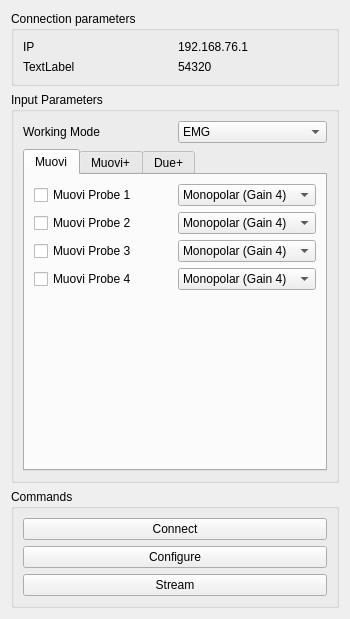
<?xml version="1.0" encoding="UTF-8"?>
<ui version="4.0">
 <class>SyncStationForm</class>
 <widget class="QWidget" name="SyncStationForm">
  <property name="geometry">
   <rect>
    <x>0</x>
    <y>0</y>
    <width>350</width>
    <height>608</height>
   </rect>
  </property>
  <property name="windowTitle">
   <string>SyncStationForm</string>
  </property>
  <layout class="QGridLayout" name="gridLayout">
   <item row="1" column="0">
    <widget class="QGroupBox" name="inputGroupBox">
     <property name="title">
      <string>Input Parameters</string>
     </property>
     <layout class="QGridLayout" name="gridLayout_3">
      <item row="0" column="1">
       <widget class="QComboBox" name="inputWorkingModeComboBox">
        <property name="currentIndex">
         <number>1</number>
        </property>
        <item>
         <property name="text">
          <string>EEG</string>
         </property>
        </item>
        <item>
         <property name="text">
          <string>EMG</string>
         </property>
        </item>
       </widget>
      </item>
      <item row="0" column="0">
       <widget class="QLabel" name="label_5">
        <property name="text">
         <string>Working Mode</string>
        </property>
       </widget>
      </item>
      <item row="1" column="0" colspan="2">
       <widget class="QTabWidget" name="probesTabWidget">
        <property name="currentIndex">
         <number>0</number>
        </property>
        <widget class="QWidget" name="muoviWidget">
         <attribute name="title">
          <string>Muovi</string>
         </attribute>
         <layout class="QGridLayout" name="gridLayout_5">
          <item row="0" column="0">
           <widget class="QCheckBox" name="muoviProbeOneEnableCheckBox">
            <property name="text">
             <string>Muovi Probe 1</string>
            </property>
           </widget>
          </item>
          <item row="0" column="1">
           <widget class="QComboBox" name="muoviProbeOneDetectionModeComboBox">
            <property name="currentIndex">
             <number>1</number>
            </property>
            <item>
             <property name="text">
              <string>Monopolar (Gain 8)</string>
             </property>
            </item>
            <item>
             <property name="text">
              <string>Monopolar (Gain 4)</string>
             </property>
            </item>
            <item>
             <property name="text">
              <string>Impedance Check</string>
             </property>
            </item>
            <item>
             <property name="text">
              <string>Test</string>
             </property>
            </item>
           </widget>
          </item>
          <item row="1" column="0">
           <widget class="QCheckBox" name="muoviProbeTwoEnableCheckBox">
            <property name="text">
             <string>Muovi Probe 2</string>
            </property>
           </widget>
          </item>
          <item row="1" column="1">
           <widget class="QComboBox" name="muoviProbeTwoDetectionModeComboBox">
            <property name="currentIndex">
             <number>1</number>
            </property>
            <item>
             <property name="text">
              <string>Monopolar (Gain 8)</string>
             </property>
            </item>
            <item>
             <property name="text">
              <string>Monopolar (Gain 4)</string>
             </property>
            </item>
            <item>
             <property name="text">
              <string>Impedance Check</string>
             </property>
            </item>
            <item>
             <property name="text">
              <string>Test</string>
             </property>
            </item>
           </widget>
          </item>
          <item row="2" column="0">
           <widget class="QCheckBox" name="muoviProbeThreeEnableCheckBox">
            <property name="text">
             <string>Muovi Probe 3</string>
            </property>
           </widget>
          </item>
          <item row="2" column="1">
           <widget class="QComboBox" name="muoviProbeThreeDetectionModeComboBox">
            <property name="currentIndex">
             <number>1</number>
            </property>
            <item>
             <property name="text">
              <string>Monopolar (Gain 8)</string>
             </property>
            </item>
            <item>
             <property name="text">
              <string>Monopolar (Gain 4)</string>
             </property>
            </item>
            <item>
             <property name="text">
              <string>Impedance Check</string>
             </property>
            </item>
            <item>
             <property name="text">
              <string>Test</string>
             </property>
            </item>
           </widget>
          </item>
          <item row="3" column="0">
           <widget class="QCheckBox" name="muoviProbeFourEnableCheckBox">
            <property name="text">
             <string>Muovi Probe 4</string>
            </property>
           </widget>
          </item>
          <item row="3" column="1">
           <widget class="QComboBox" name="muoviProbeFourDetectionModeComboBox">
            <property name="currentIndex">
             <number>1</number>
            </property>
            <item>
             <property name="text">
              <string>Monopolar (Gain 8)</string>
             </property>
            </item>
            <item>
             <property name="text">
              <string>Monopolar (Gain 4)</string>
             </property>
            </item>
            <item>
             <property name="text">
              <string>Impedance Check</string>
             </property>
            </item>
            <item>
             <property name="text">
              <string>Test</string>
             </property>
            </item>
           </widget>
          </item>
          <item row="4" column="0">
           <spacer name="verticalSpacer_2">
            <property name="orientation">
             <enum>Qt::Orientation::Vertical</enum>
            </property>
            <property name="sizeHint" stdset="0">
             <size>
              <width>20</width>
              <height>154</height>
             </size>
            </property>
           </spacer>
          </item>
         </layout>
        </widget>
        <widget class="QWidget" name="muoviPlusWidget">
         <attribute name="title">
          <string>Muovi+</string>
         </attribute>
         <layout class="QGridLayout" name="gridLayout_4">
          <item row="0" column="0">
           <widget class="QCheckBox" name="muoviPlusProbeOneEnableCheckBox">
            <property name="text">
             <string>Muovi+ Probe 1</string>
            </property>
           </widget>
          </item>
          <item row="0" column="1">
           <widget class="QComboBox" name="muoviPlusProbeOneDetectionModeComboBox">
            <property name="currentIndex">
             <number>1</number>
            </property>
            <item>
             <property name="text">
              <string>Monopolar (Gain 8)</string>
             </property>
            </item>
            <item>
             <property name="text">
              <string>Monopolar (Gain 4)</string>
             </property>
            </item>
            <item>
             <property name="text">
              <string>Impedance Check</string>
             </property>
            </item>
            <item>
             <property name="text">
              <string>Test</string>
             </property>
            </item>
           </widget>
          </item>
          <item row="1" column="0">
           <widget class="QCheckBox" name="muoviPlusProbeTwoEnableCheckBox">
            <property name="text">
             <string>Muovi+ Probe 2</string>
            </property>
           </widget>
          </item>
          <item row="1" column="1">
           <widget class="QComboBox" name="muoviPlusProbeTwoDetectionModeComboBox">
            <property name="currentIndex">
             <number>1</number>
            </property>
            <item>
             <property name="text">
              <string>Monopolar (Gain 8)</string>
             </property>
            </item>
            <item>
             <property name="text">
              <string>Monopolar (Gain 4)</string>
             </property>
            </item>
            <item>
             <property name="text">
              <string>Impedance Check</string>
             </property>
            </item>
            <item>
             <property name="text">
              <string>Test</string>
             </property>
            </item>
           </widget>
          </item>
          <item row="2" column="0">
           <spacer name="verticalSpacer">
            <property name="orientation">
             <enum>Qt::Orientation::Vertical</enum>
            </property>
            <property name="sizeHint" stdset="0">
             <size>
              <width>20</width>
              <height>40</height>
             </size>
            </property>
           </spacer>
          </item>
         </layout>
        </widget>
        <widget class="QWidget" name="duePlusWidget">
         <attribute name="title">
          <string>Due+</string>
         </attribute>
         <layout class="QGridLayout" name="gridLayout_16">
          <item row="9" column="0">
           <widget class="QCheckBox" name="duePlusProbeNineEnableCheckBox">
            <property name="text">
             <string>Due+ Probe 9</string>
            </property>
           </widget>
          </item>
          <item row="10" column="0">
           <widget class="QCheckBox" name="duePlusProbeTenEnableCheckBox">
            <property name="text">
             <string>Due+ Probe 10</string>
            </property>
           </widget>
          </item>
          <item row="6" column="2">
           <widget class="QComboBox" name="duePlusProbeSixDetectionModeComboBox">
            <property name="currentIndex">
             <number>1</number>
            </property>
            <item>
             <property name="text">
              <string>Monopolar (Gain 8)</string>
             </property>
            </item>
            <item>
             <property name="text">
              <string>Monopolar (Gain 4)</string>
             </property>
            </item>
            <item>
             <property name="text">
              <string>Impedance Check</string>
             </property>
            </item>
            <item>
             <property name="text">
              <string>Test</string>
             </property>
            </item>
           </widget>
          </item>
          <item row="10" column="2">
           <widget class="QComboBox" name="duePlusProbeTenDetectionModeComboBox">
            <property name="currentIndex">
             <number>1</number>
            </property>
            <item>
             <property name="text">
              <string>Monopolar (Gain 8)</string>
             </property>
            </item>
            <item>
             <property name="text">
              <string>Monopolar (Gain 4)</string>
             </property>
            </item>
            <item>
             <property name="text">
              <string>Impedance Check</string>
             </property>
            </item>
            <item>
             <property name="text">
              <string>Test</string>
             </property>
            </item>
           </widget>
          </item>
          <item row="9" column="2">
           <widget class="QComboBox" name="duePlusProbeNineDetectionModeComboBox">
            <property name="currentIndex">
             <number>1</number>
            </property>
            <item>
             <property name="text">
              <string>Monopolar (Gain 8)</string>
             </property>
            </item>
            <item>
             <property name="text">
              <string>Monopolar (Gain 4)</string>
             </property>
            </item>
            <item>
             <property name="text">
              <string>Impedance Check</string>
             </property>
            </item>
            <item>
             <property name="text">
              <string>Test</string>
             </property>
            </item>
           </widget>
          </item>
          <item row="4" column="2">
           <widget class="QComboBox" name="duePlusProbeFourDetectionModeComboBox">
            <property name="currentIndex">
             <number>1</number>
            </property>
            <item>
             <property name="text">
              <string>Monopolar (Gain 8)</string>
             </property>
            </item>
            <item>
             <property name="text">
              <string>Monopolar (Gain 4)</string>
             </property>
            </item>
            <item>
             <property name="text">
              <string>Impedance Check</string>
             </property>
            </item>
            <item>
             <property name="text">
              <string>Test</string>
             </property>
            </item>
           </widget>
          </item>
          <item row="3" column="0">
           <widget class="QCheckBox" name="duePlusProbeThreeEnableCheckBox">
            <property name="text">
             <string>Due+ Probe 3</string>
            </property>
           </widget>
          </item>
          <item row="6" column="0">
           <widget class="QCheckBox" name="duePlusProbeSixEnableCheckBox">
            <property name="text">
             <string>Due+ Probe 6</string>
            </property>
           </widget>
          </item>
          <item row="8" column="0">
           <widget class="QCheckBox" name="duePlusProbeEightEnableCheckBox">
            <property name="text">
             <string>Due+ Probe 8</string>
            </property>
           </widget>
          </item>
          <item row="3" column="2">
           <widget class="QComboBox" name="duePlusProbeThreeDetectionModeComboBox">
            <property name="currentIndex">
             <number>1</number>
            </property>
            <item>
             <property name="text">
              <string>Monopolar (Gain 8)</string>
             </property>
            </item>
            <item>
             <property name="text">
              <string>Monopolar (Gain 4)</string>
             </property>
            </item>
            <item>
             <property name="text">
              <string>Impedance Check</string>
             </property>
            </item>
            <item>
             <property name="text">
              <string>Test</string>
             </property>
            </item>
           </widget>
          </item>
          <item row="7" column="0">
           <widget class="QCheckBox" name="duePlusProbeSevenEnableCheckBox">
            <property name="text">
             <string>Due+ Probe 7</string>
            </property>
           </widget>
          </item>
          <item row="2" column="2">
           <widget class="QComboBox" name="duePlusProbeTwoDetectionModeComboBox">
            <property name="currentIndex">
             <number>1</number>
            </property>
            <item>
             <property name="text">
              <string>Monopolar (Gain 8)</string>
             </property>
            </item>
            <item>
             <property name="text">
              <string>Monopolar (Gain 4)</string>
             </property>
            </item>
            <item>
             <property name="text">
              <string>Impedance Check</string>
             </property>
            </item>
            <item>
             <property name="text">
              <string>Test</string>
             </property>
            </item>
           </widget>
          </item>
          <item row="2" column="0">
           <widget class="QCheckBox" name="duePlusProbeTwoEnableCheckBox">
            <property name="text">
             <string>Due+ Probe 2</string>
            </property>
           </widget>
          </item>
          <item row="8" column="2">
           <widget class="QComboBox" name="duePlusProbeEightDetectionModeComboBox">
            <property name="currentIndex">
             <number>1</number>
            </property>
            <item>
             <property name="text">
              <string>Monopolar (Gain 8)</string>
             </property>
            </item>
            <item>
             <property name="text">
              <string>Monopolar (Gain 4)</string>
             </property>
            </item>
            <item>
             <property name="text">
              <string>Impedance Check</string>
             </property>
            </item>
            <item>
             <property name="text">
              <string>Test</string>
             </property>
            </item>
           </widget>
          </item>
          <item row="7" column="2">
           <widget class="QComboBox" name="duePlusProbeSevenDetectionModeComboBox">
            <property name="currentIndex">
             <number>1</number>
            </property>
            <item>
             <property name="text">
              <string>Monopolar (Gain 8)</string>
             </property>
            </item>
            <item>
             <property name="text">
              <string>Monopolar (Gain 4)</string>
             </property>
            </item>
            <item>
             <property name="text">
              <string>Impedance Check</string>
             </property>
            </item>
            <item>
             <property name="text">
              <string>Test</string>
             </property>
            </item>
           </widget>
          </item>
          <item row="4" column="0">
           <widget class="QCheckBox" name="duePlusProbeFourEnableCheckBox">
            <property name="text">
             <string>Due+ Probe 4</string>
            </property>
           </widget>
          </item>
          <item row="5" column="2">
           <widget class="QComboBox" name="duePlusProbeFiveDetectionModeComboBox">
            <property name="currentIndex">
             <number>1</number>
            </property>
            <item>
             <property name="text">
              <string>Monopolar (Gain 8)</string>
             </property>
            </item>
            <item>
             <property name="text">
              <string>Monopolar (Gain 4)</string>
             </property>
            </item>
            <item>
             <property name="text">
              <string>Impedance Check</string>
             </property>
            </item>
            <item>
             <property name="text">
              <string>Test</string>
             </property>
            </item>
           </widget>
          </item>
          <item row="5" column="0">
           <widget class="QCheckBox" name="duePlusProbeFiveEnableCheckBox">
            <property name="text">
             <string>Due+ Probe 5</string>
            </property>
           </widget>
          </item>
          <item row="0" column="2">
           <widget class="QComboBox" name="duePlusProbeOneDetectionModeComboBox">
            <property name="currentIndex">
             <number>1</number>
            </property>
            <item>
             <property name="text">
              <string>Monopolar (Gain 8)</string>
             </property>
            </item>
            <item>
             <property name="text">
              <string>Monopolar (Gain 4)</string>
             </property>
            </item>
            <item>
             <property name="text">
              <string>Impedance Check</string>
             </property>
            </item>
            <item>
             <property name="text">
              <string>Test</string>
             </property>
            </item>
           </widget>
          </item>
          <item row="0" column="0">
           <widget class="QCheckBox" name="duePlusProbeOneEnableCheckBox">
            <property name="text">
             <string>Due+ Probe 1</string>
            </property>
           </widget>
          </item>
         </layout>
        </widget>
       </widget>
      </item>
     </layout>
    </widget>
   </item>
   <item row="2" column="0">
    <widget class="QGroupBox" name="commandsGroupBox">
     <property name="title">
      <string>Commands</string>
     </property>
     <layout class="QGridLayout" name="gridLayout_10">
      <item row="0" column="0">
       <widget class="QPushButton" name="commandConnectionPushButton">
        <property name="text">
         <string>Connect</string>
        </property>
       </widget>
      </item>
      <item row="1" column="0">
       <widget class="QPushButton" name="commandConfigurationPushButton">
        <property name="text">
         <string>Configure</string>
        </property>
       </widget>
      </item>
      <item row="2" column="0">
       <widget class="QPushButton" name="commandStreamPushButton">
        <property name="text">
         <string>Stream</string>
        </property>
       </widget>
      </item>
     </layout>
    </widget>
   </item>
   <item row="3" column="0">
    <spacer name="verticalSpacer_3">
     <property name="orientation">
      <enum>Qt::Orientation::Vertical</enum>
     </property>
     <property name="sizeHint" stdset="0">
      <size>
       <width>20</width>
       <height>40</height>
      </size>
     </property>
    </spacer>
   </item>
   <item row="0" column="0">
    <widget class="QGroupBox" name="connectionGroupBox">
     <property name="title">
      <string>Connection parameters</string>
     </property>
     <layout class="QGridLayout" name="gridLayout_2">
      <item row="0" column="0">
       <widget class="QLabel" name="label">
        <property name="text">
         <string>IP</string>
        </property>
       </widget>
      </item>
      <item row="0" column="1">
       <widget class="QLabel" name="connectionIPAddressLabel">
        <property name="text">
         <string>192.168.76.1</string>
        </property>
       </widget>
      </item>
      <item row="1" column="0">
       <widget class="QLabel" name="label_3">
        <property name="text">
         <string>TextLabel</string>
        </property>
       </widget>
      </item>
      <item row="1" column="1">
       <widget class="QLabel" name="connectionPortLabel">
        <property name="text">
         <string>54320</string>
        </property>
       </widget>
      </item>
     </layout>
    </widget>
   </item>
  </layout>
 </widget>
 <resources/>
 <connections/>
</ui>
